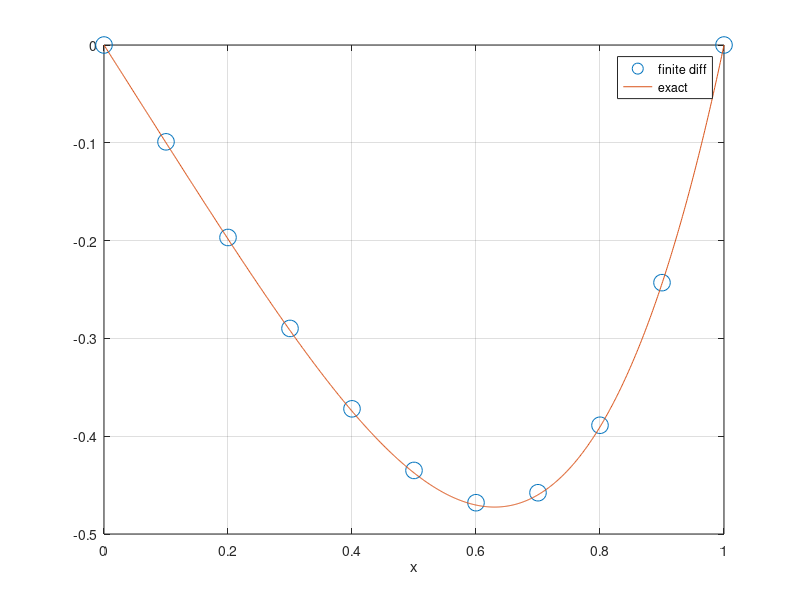

Source code (MATLAB):
J = 10; dx = (1-0)/J; x = (0:dx:1)';
b = zeros(J+1,1);
b(2:J) = 12 * dx^2 * x(2:J).^2;
A = sparse(J+1,J+1);
A(1,1) = 1.0; A(J+1,J+1) = 1.0;
for j=2:J
A(j,[j-1, j, j+1]) = [1, -2, 1];
end
% solving the matrix problem looks like:
Y = A \ b; % solve A Y = b
% also get exact soln on fine grid:
xf = 0:1/1000:1; yexact = xf.^4 - xf;
plot(x,Y,'o','markersize',12);hold on; plot(xf,yexact)
grid on, xlabel x, legend('finite diff','exact')